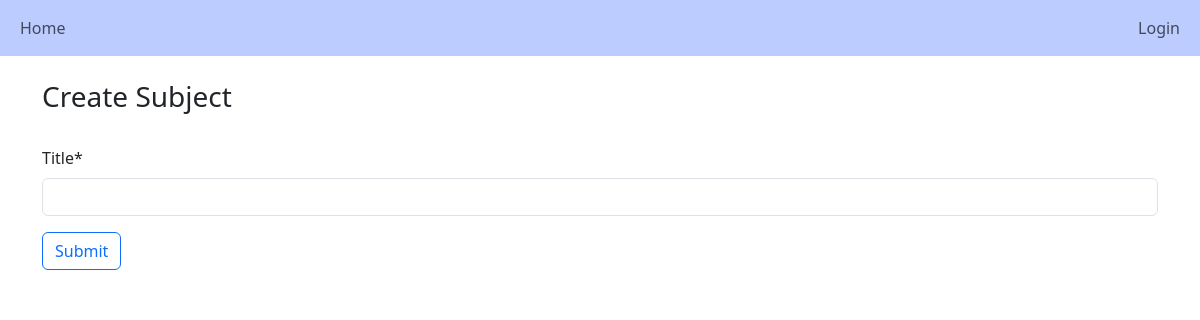
Before: /subjects/ with the older database file.
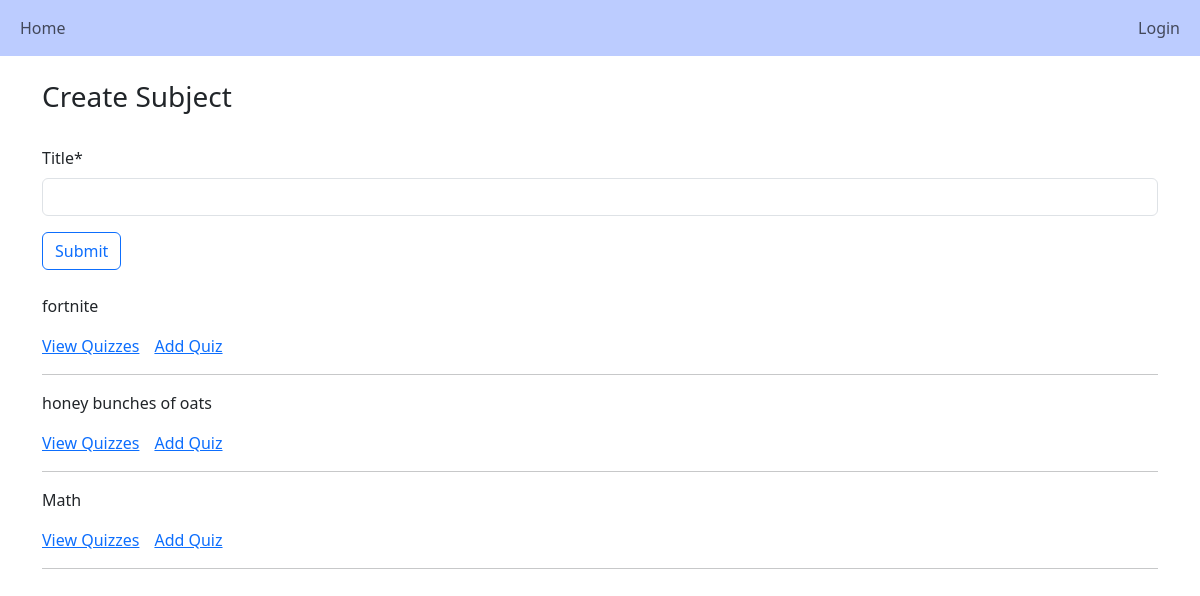
After: the same page with the newer database file.
### main/models.py (models this page shows, shortened)
class Subject(models.Model):
    title = models.CharField(max_length=255)
    teacher = models.ForeignKey(User, null=True, on_delete=models.CASCADE)

### main/views.py (the view)
# urls.py: path('subjects/', views.subjects, name="subjects"),
def subjects(request):
    subjects = Subject.objects.all()
    if request.method == 'POST':
        form = SubjectForm(request.POST)
        if form.is_valid():
            subject = form.save(commit=False)
            subject.teacher = request.user
            subject.save()
            return redirect('/subjects/', {"subjects":subjects, "form":form })
    else:
        form = SubjectForm()
    return render(request, 'main/subject/subjects.html', {"subjects":subjects, "form":form })

### main/forms.py
class SubjectForm(forms.ModelForm):
    class Meta:
        model = Subject
        fields = ["title"]

### main/templates/main/subject/subjects.html (shortened to what this page needs)
{% extends 'main/base.html'%}
{% load crispy_forms_tags %}
{% load filters %}
{% block content %}
<h3>Create Subject</h3><br>
<form method="POST" name="subjectform">
    {{form|crispy}}
    <button type="sumbit" class="btn btn-outline-primary" name="submitform" >Submit</button>
</form><br>
    {% for subject in subjects %}
        <p>{{subject.title}}</p>
        <div style="display:flex">
            <a style="margin-right:15px" href="{% url 'view_quizzes' subject.pk %}">View Quizzes</a><a href="{% url 'quiz_setup' subject.pk %}">Add Quiz</a>
        </div>
        <hr>
    {% endfor %}
{% endblock %}

Changed rows visible on the page:
added Subject: title "fortnite"
added Subject: title "honey bunches of oats"
added Subject: title "Math"
